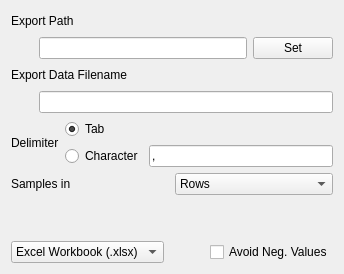
              <widget class="QWidget" name="exportDataSetTab">
               <layout class="QVBoxLayout" name="verticalLayout_11">
                <item>
                 <layout class="QHBoxLayout" name="horizontalLayout_36">
                  <item>
                   <widget class="QLabel" name="label_55">
                    <property name="text">
                     <string>Export Path</string>
                    </property>
                   </widget>
                  </item>
                  <item>
                   <spacer name="horizontalSpacer_28">
                    <property name="orientation">
                     <enum>Qt::Horizontal</enum>
                    </property>
                    <property name="sizeHint" stdset="0">
                     <size>
                      <width>40</width>
                      <height>20</height>
                     </size>
                    </property>
                   </spacer>
                  </item>
                 </layout>
                </item>
                <item>
                 <layout class="QHBoxLayout" name="horizontalLayout_37">
                  <item>
                   <spacer name="horizontalSpacer_27">
                    <property name="orientation">
                     <enum>Qt::Horizontal</enum>
                    </property>
                    <property name="sizeHint" stdset="0">
                     <size>
                      <width>28</width>
                      <height>20</height>
                     </size>
                    </property>
                   </spacer>
                  </item>
                  <item>
                   <widget class="QLineEdit" name="exportPath">
                    <property name="sizePolicy">
                     <sizepolicy hsizetype="Expanding" vsizetype="Fixed">
                      <horstretch>90</horstretch>
                      <verstretch>0</verstretch>
                     </sizepolicy>
                    </property>
                    <property name="alignment">
                     <set>Qt::AlignRight|Qt::AlignTrailing|Qt::AlignVCenter</set>
                    </property>
                   </widget>
                  </item>
                  <item>
                   <widget class="QPushButton" name="exportPathSelectButton">
                    <property name="text">
                     <string>Set</string>
                    </property>
                   </widget>
                  </item>
                 </layout>
                </item>
                <item>
                 <layout class="QHBoxLayout" name="horizontalLayout_38">
                  <item>
                   <widget class="QLabel" name="label_56">
                    <property name="text">
                     <string>Export Data Filename</string>
                    </property>
                   </widget>
                  </item>
                  <item>
                   <spacer name="horizontalSpacer_29">
                    <property name="orientation">
                     <enum>Qt::Horizontal</enum>
                    </property>
                    <property name="sizeHint" stdset="0">
                     <size>
                      <width>40</width>
                      <height>20</height>
                     </size>
                    </property>
                   </spacer>
                  </item>
                 </layout>
                </item>
                <item>
                 <layout class="QHBoxLayout" name="horizontalLayout_39">
                  <item>
                   <spacer name="horizontalSpacer_30">
                    <property name="orientation">
                     <enum>Qt::Horizontal</enum>
                    </property>
                    <property name="sizeHint" stdset="0">
                     <size>
                      <width>28</width>
                      <height>20</height>
                     </size>
                    </property>
                   </spacer>
                  </item>
                  <item>
                   <widget class="QLineEdit" name="exportFileName">
                    <property name="sizePolicy">
                     <sizepolicy hsizetype="Expanding" vsizetype="Fixed">
                      <horstretch>90</horstretch>
                      <verstretch>0</verstretch>
                     </sizepolicy>
                    </property>
                    <property name="alignment">
                     <set>Qt::AlignRight|Qt::AlignTrailing|Qt::AlignVCenter</set>
                    </property>
                   </widget>
                  </item>
                 </layout>
                </item>
                <item>
                 <layout class="QHBoxLayout" name="horizontalLayout_44">
                  <item>
                   <widget class="QLabel" name="delimiterLabel">
                    <property name="text">
                     <string>Delimiter</string>
                    </property>
                   </widget>
                  </item>
                  <item>
                   <layout class="QVBoxLayout" name="verticalLayout_10">
                    <item>
                     <widget class="QRadioButton" name="exportDelimiterTab">
                      <property name="text">
                       <string>Tab</string>
                      </property>
                      <property name="checked">
                       <bool>true</bool>
                      </property>
                     </widget>
                    </item>
                    <item>
                     <layout class="QHBoxLayout" name="horizontalLayout_30">
                      <item>
                       <widget class="QRadioButton" name="exportDelimiterCharacter">
                        <property name="text">
                         <string>Character</string>
                        </property>
                       </widget>
                      </item>
                      <item>
                       <widget class="QLineEdit" name="exportCharacter">
                        <property name="enabled">
                         <bool>true</bool>
                        </property>
                        <property name="text">
                         <string>,</string>
                        </property>
                       </widget>
                      </item>
                     </layout>
                    </item>
                   </layout>
                  </item>
                 </layout>
                </item>
                <item>
                 <layout class="QHBoxLayout" name="horizontalLayout_47">
                  <item>
                   <widget class="QLabel" name="samplesInRowsLabel">
                    <property name="text">
                     <string>Samples in</string>
                    </property>
                   </widget>
                  </item>
                  <item>
                   <widget class="QComboBox" name="samplesInComboBox">
                    <item>
                     <property name="text">
                      <string>Rows</string>
                     </property>
                    </item>
                    <item>
                     <property name="text">
                      <string>Columns</string>
                     </property>
                    </item>
                   </widget>
                  </item>
                 </layout>
                </item>
                <item>
                 <spacer name="verticalSpacer_4">
                  <property name="orientation">
                   <enum>Qt::Vertical</enum>
                  </property>
                  <property name="sizeHint" stdset="0">
                   <size>
                    <width>20</width>
                    <height>40</height>
                   </size>
                  </property>
                 </spacer>
                </item>
                <item>
                 <layout class="QHBoxLayout" name="horizontalLayout_40">
                  <item>
                   <widget class="QComboBox" name="exportMethod">
                    <item>
                     <property name="text">
                      <string>Excel Workbook (.xlsx)</string>
                     </property>
                    </item>
                    <item>
                     <property name="text">
                      <string>CSV Export (.csv)</string>
                     </property>
                    </item>
                    <item>
                     <property name="text">
                      <string>MetaboAnalyst (.csv)</string>
                     </property>
                    </item>
                    <item>
                     <property name="text">
                      <string>rDolphin (.csv)</string>
                     </property>
                    </item>
                    <item>
                     <property name="text">
                      <string>Batman (.txt)</string>
                     </property>
                    </item>
                    <item>
                     <property name="text">
                      <string>Bruker Dataset</string>
                     </property>
                    </item>
                   </widget>
                  </item>
                  <item>
                   <spacer name="horizontalSpacer_31">
                    <property name="orientation">
                     <enum>Qt::Horizontal</enum>
                    </property>
                    <property name="sizeHint" stdset="0">
                     <size>
                      <width>40</width>
                      <height>20</height>
                     </size>
                    </property>
                   </spacer>
                  </item>
                  <item>
                   <widget class="QCheckBox" name="avoidNegValues">
                    <property name="text">
                     <string>Avoid Neg. Values</string>
                    </property>
                   </widget>
                  </item>
                 </layout>
                </item>
               </layout>
              </widget>
